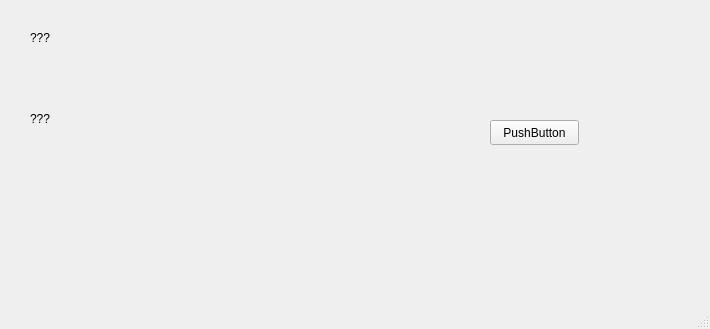
<?xml version="1.0" encoding="UTF-8"?>
<ui version="4.0">
 <class>testeTcp</class>
 <widget class="QMainWindow" name="testeTcp">
  <property name="geometry">
   <rect>
    <x>0</x>
    <y>0</y>
    <width>710</width>
    <height>329</height>
   </rect>
  </property>
  <property name="windowTitle">
   <string>MainWindow</string>
  </property>
  <widget class="QWidget" name="centralwidget">
   <widget class="QPushButton" name="pushButton">
    <property name="geometry">
     <rect>
      <x>490</x>
      <y>120</y>
      <width>89</width>
      <height>25</height>
     </rect>
    </property>
    <property name="text">
     <string>PushButton</string>
    </property>
   </widget>
   <widget class="QLabel" name="label">
    <property name="geometry">
     <rect>
      <x>30</x>
      <y>30</y>
      <width>67</width>
      <height>16</height>
     </rect>
    </property>
    <property name="text">
     <string>???</string>
    </property>
   </widget>
   <widget class="QLabel" name="label_2">
    <property name="geometry">
     <rect>
      <x>30</x>
      <y>110</y>
      <width>67</width>
      <height>17</height>
     </rect>
    </property>
    <property name="text">
     <string>???</string>
    </property>
   </widget>
  </widget>
  <widget class="QMenuBar" name="menubar">
   <property name="geometry">
    <rect>
     <x>0</x>
     <y>0</y>
     <width>710</width>
     <height>22</height>
    </rect>
   </property>
  </widget>
  <widget class="QStatusBar" name="statusbar"/>
 </widget>
 <resources/>
 <connections/>
</ui>
